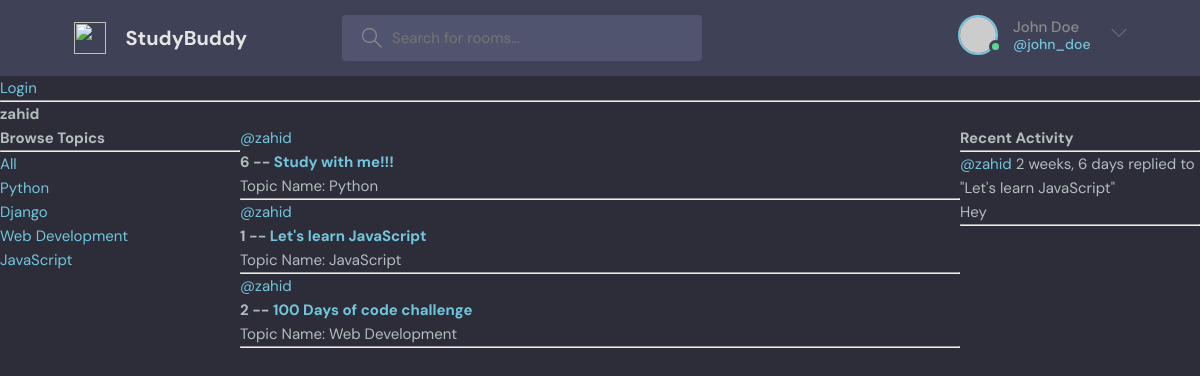
Page /profile/1/ on the committed database.
### base/models.py (models this page shows, shortened)
class Topic(models.Model):
    name = models.CharField(max_length=200)

class Room(models.Model):
    host = models.ForeignKey(User, on_delete=models.SET_NULL, null=True)
    topic = models.ForeignKey(Topic, on_delete=models.SET_NULL, null=True)
    name = models.CharField(max_length=200)
    description = models.TextField(null=True, blank=True)
    participants = models.ManyToManyField(User, related_name='participants', blank=True)
    updated = models.DateTimeField(auto_now=True)
    created = models.DateTimeField(auto_now_add=True)
    class Meta:
        ordering = ['-updated', '-created']
    def __str__(self):
        return self.name

class Message(models.Model):
    user = models.ForeignKey(User, on_delete=models.CASCADE)
    room = models.ForeignKey(Room, on_delete=models.CASCADE)
    body = models.TextField()
    updated = models.DateTimeField(auto_now=True)
    created = models.DateTimeField(auto_now_add=True)
    class Meta:
        ordering = ['-updated', '-created']
    def __str__(self):
        return self.body[0:50]

### base/views.py (the view)
# urls.py: path('profile/<str:pk>/', views.userProfile, name="user-profile"),
def userProfile(request, pk):
    user = User.objects.get(id=pk)
    rooms = user.room_set.all()
    room_messages = user.message_set.all()
    topics = Topic.objects.all()
    context = {'user' : user, 'rooms': rooms, 'room_messages': room_messages, 'topics': topics}
    return render(request, 'base/profile.html', context)

### base/templates/base/profile.html (shortened to what this page needs)
{% extends 'main.html' %}
{% block content %}
<h1>{{user.username}}</h1>
<div class="profile-container">
    <div>
        {% include 'base/topics_component.html' %}
    </div>
    <div>
        {% include 'base/feed_component.html' %}
    </div>
    <div>
        {% include 'base/activity_component.html' %}
    </div>
</div>
{% endblock content %}

### templates/main.html (shortened to what this page needs)
<!DOCTYPE html>
{% load static %}
<html lang="en">
  <head>
    <link rel="stylesheet" href="{% static 'styles/style.css' %}" />
  </head>
  <body>
    {% include 'navbar.html' %}
    {% block content %}
    {% endblock %}
  </body>
</html>

### templates/navbar.html (shortened to what this page needs)
<header class="header header--loggedIn">
    <div class="container">
      <a href="{% url 'home' %}" class="header__logo">
        <img src="assets/logo.svg" />
        <h1>StudyBuddy</h1>
      </a>
      <form class="header__search" method="GET" action="{% url 'home' %}">
        <label>
          <input type="text" name="q" placeholder="Search for rooms..." />
        </label>
      </form>
      <nav class="header__menu">
        <div class="header__user">
          <a href="profile.html">
            <div class="avatar avatar--medium active">
              <img src="https://randomuser.me/api/portraits/men/37.jpg" />
            </div>
            <p>John Doe <span>@john_doe</span></p>
          </a>
          <button class="dropdown-button">
            <svg version="1.1" xmlns="http://www.w3.org/2000/svg" width="32" height="32" viewBox="0 0 32 32">
              <title>chevron-down</title>
              <path d="M16 21l-13-13h-3l16 16 16-16h-3l-13 13z"></path>
            </svg>
          </button>
        </div>
      </nav>
    </div>
</header>
{% if request.user.is_authenticated %}
<p>Hello {{request.user}}</p>
<a href="{% url 'logout' %}">Logout</a>
{% else %}
<a href="{% url 'login' %}">Login</a>
{% endif %}
<hr>

### base/templates/base/topics_component.html
<h3>Browse Topics</h3>
<hr>
<div>
    <a href="{% url 'home' %}">All</a>
</div>
{% for topic in topics %}
<div>
    <a href="{% url 'home' %}?q={{topic.name}}">{{topic.name}}</a>
</div>
{% endfor %}

### base/templates/base/feed_component.html (shortened to what this page needs)
<div>
    {% for room in rooms %}
        <div>
            <a href="{% url 'user-profile' room.host.id %}">@{{room.host.username}}</a>
            <h5> {{room.id}} -- <a href="{% url 'room' room.id %}"> {{room.name}} </a></h5>
            <small>Topic Name: {{room.topic.name}}</small>
            <hr>
        </div>
    {% endfor %}
</div>

### base/templates/base/activity_component.html (shortened to what this page needs)
<h3>Recent Activity</h3>
<hr>
{% for message in room_messages%}
    <div>
        <small><a href="{% url 'user-profile' message.user.id %}">@{{message.user}} </a> {{message.created|timesince}}</small>
        <small>replied to "{{message.room}}"</small>
        <p>{{message}}</p>
        <hr>
    </div>
{% endfor %}

### static/styles/style.css (style rules this page uses)
:root { --color-main: #71c6dd; --color-main-light: #e1f6fb; --color-dark: #3f4156; --color-dark-medium: #51546e; --color-dark-light: #696d97; --color-light: #e5e5e5; --color-gray: #8b8b8b; --color-light-gray: #b2bdbd; --color-bg: #2d2d39; --color-success: #5dd693; --color-error: #fc4b0b; }
* { font-family: "DM Sans", -apple-system, BlinkMacSystemFont, "Segoe UI", Roboto, Oxygen, Ubuntu, Cantarell, "Open Sans", "Helvetica Neue", sans-serif; margin: 0; padding: 0; box-sizing: border-box; text-rendering: optimizeLegibility; font-size: inherit; }
html { font-size: 56.25%; }
@media only screen and (min-width: 1200px) { html { font-size: 62.5%; } }
body { line-height: 1.6; font-weight: 400; font-size: 1.5rem; color: var(--color-light-gray); background-color: var(--color-bg); min-height: 100vh; }
img { width: 100%; }
a { display: inline-block; color: var(--color-main); text-decoration: none; }
.container { max-width: 120rem; width: 90%; margin: auto; }
.avatar { position: relative; display: inline-block; border-radius: 50%; border: 2px solid var(--color-main); }
.avatar img { display: block; border-radius: 50%; object-fit: cover; object-position: center; }
.avatar::after { content: ""; display: block; position: absolute; background-color: var(--color-gray); z-index: 111; border-radius: 50%; border: 0.3rem solid var(--color-dark); }
.avatar.active::after { background-color: var(--color-success); }
.avatar.avatar--medium img { width: 3.6rem; height: 3.6rem; border-radius: 50%; }
.avatar.avatar--medium:after { width: 0.7rem; height: 0.7rem; bottom: 0px; right: -6px; }
.header { padding: 1.5rem; background-color: var(--color-dark); }
.header > .container { display: flex; gap: 9.5rem; }
.header__logo, .header__user { display: flex; gap: 2rem; align-items: center; }
.header__logo > img { height: 3.2rem; width: 3.2rem; }
.header__logo > h1 { font-weight: 700; font-size: 2rem; color: var(--color-light); }
.header__search > label { background-color: var(--color-dark-medium); padding: 1.3rem 1rem; display: flex; align-items: center; gap: 1rem; border-radius: 4px; }
.header__search svg { fill: var(--color-gray); width: 2rem; height: 2rem; margin-left: 1rem; }
.header__search input { width: 30rem; background: transparent; border: none; outline: none; color: var(--color-light); }
.header__menu { margin-left: auto; position: relative; }
.header__menu a { display: flex; gap: 1.5rem; align-items: center; font-weight: 500; text-decoration: none; color: var(--color-gray); }
.header__menu img { height: 3.6rem; }
.header__menu p { line-height: 1.2; }
.header__menu span { color: var(--color-main); font-weight: 500; font-size: 1.4rem; display: block; }
.header__menu svg { width: 1.6rem; height: 1.6rem; fill: var(--color-dark-light); }
.dropdown-button { background: transparent; border: 0; outline: 0; cursor: pointer; }

### base/templates/base/profile.html (style rules this page uses)
.profile-container { display: grid; grid-template-columns: 1fr 3fr 1fr; }

### rows in the picture
Topic: name "Python"
Topic: name "Django"
Topic: name "Web Development"
Topic: name "JavaScript"
Room: host.username "zahid", id "6", name "Study with me!!!", topic.name "Python"
Room: host.username "zahid", id "1", name "Let's learn JavaScript", topic.name "JavaScript"
Room: host.username "zahid", id "2", name "100 Days of code challenge", topic.name "Web Development"
Message: user "zahid", created "2 weeks, 6 days", room "Let's learn JavaScript", body "Hey"

### other values in the picture
{{ user.username }} "zahid"
